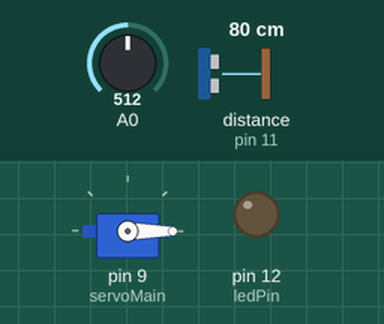
Recording of a sketch running on a simulated Arduino Uno, built with avr-gcc and run on an emulated ATmega328P. Shown: servo, output pins drawn as LEDs (lit = HIGH). Wiring (inferred from the names in the program): ultrasonic range finder: trigger pin 10; echo pin 11. Inputs (shaded band) come from the test bench; at power-on: distance to the obstacle (sensor on pin 11) 80 cm, A0 = 512. The echo pulse lasts 58.3 µs per cm; pins used as bus, display or sensor lines are not drawn.

Above: at 1.2 s.
1.3 s: distance to the obstacle (sensor on pin 11) set to 33 cm
2.8 s: distance to the obstacle (sensor on pin 11) set to 27 cm
At 4.0 s:
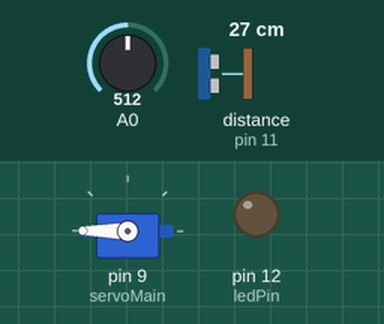
4.3 s: A0 set to 527
At 6.4 s:
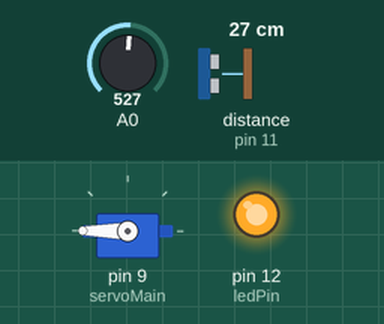
7.3 s: distance to the obstacle (sensor on pin 11) set to 35 cm
At 10.0 s:
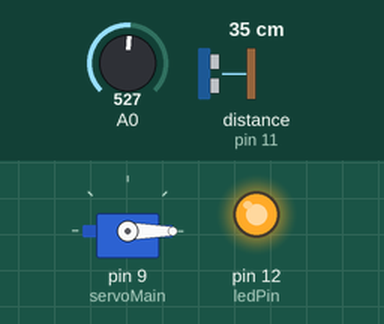
10.3 s: distance to the obstacle (sensor on pin 11) set to 2 cm
At 11.5 s:
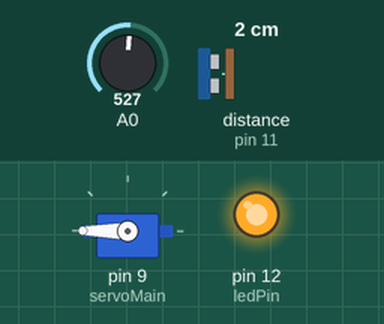
11.8 s: distance to the obstacle (sensor on pin 11) set to 60 cm
At 14.2 s:
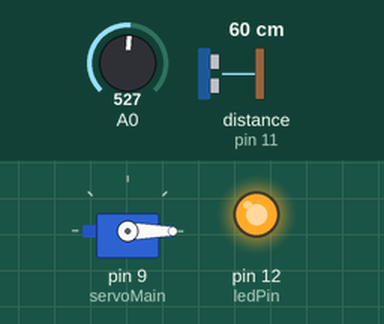
Timing chart, 0 to 15.7 s (numbered marks = the images above; inputs shaded):
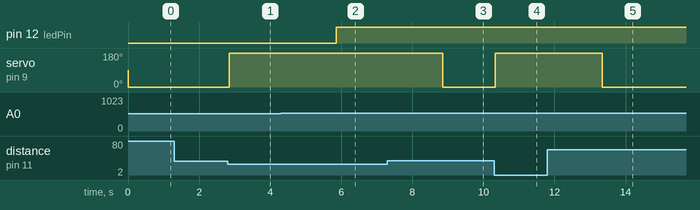

Measured:
- the behaviour switches between 31 and 30 cm on distance to the obstacle (sensor on pin 11) (found by bisection; images 0 and 1)
- the behaviour switches between 514 and 515 on A0 (found by bisection; images 1 and 2)
- after the input at 1.3 s, every drawn part: stays the same
- after the input at 2.8 s, servo on pin 9 (servoMain): 0° → 180° after 0.05 s
- after the input at 4.3 s, pin 12 (ledPin): LOW → HIGH after 1.6 s
- after the input at 7.3 s, servo on pin 9 (servoMain): 180° → 0° after 1.6 s
- after the input at 10.3 s, servo on pin 9 (servoMain): 0° → 180° at once
- after the input at 11.8 s, servo on pin 9 (servoMain): 180° → 0° after 1.5 s

The sketch:

SmartDustBin.ino
```cpp
#include <Servo.h>
int ledPin = 12;
int readValue = 0;
int ledValue = 0;

Servo servoMain; //  Servo motor

int trigpin = 10; //ultrasonic sensor

int echopin = 11;//ultrasonic sensor

int distance;

float duration;

float cm;

void setup()

{

servoMain.attach(9); // servo on digital pin 10

pinMode(trigpin, OUTPUT);

pinMode(echopin, INPUT);
 pinMode(ledPin, OUTPUT);

}

void loop()

{
   readValue = analogRead(A0);
  ledValue = map(readValue, 0, 1024, 0, 255);
  analogWrite(ledPin, ledValue);

digitalWrite(trigpin, LOW);

delay(2);

digitalWrite(trigpin, HIGH);

delayMicroseconds(10);

digitalWrite(trigpin, LOW);

duration = pulseIn(echopin, HIGH);

cm = (duration/58.82);

distance = cm;

if(distance<30)

{

servoMain.write(180); // Turn Servo back to center position (90 degrees)

delay(3000);

}

else{

servoMain.write(0);

delay(50);

}

}
```
